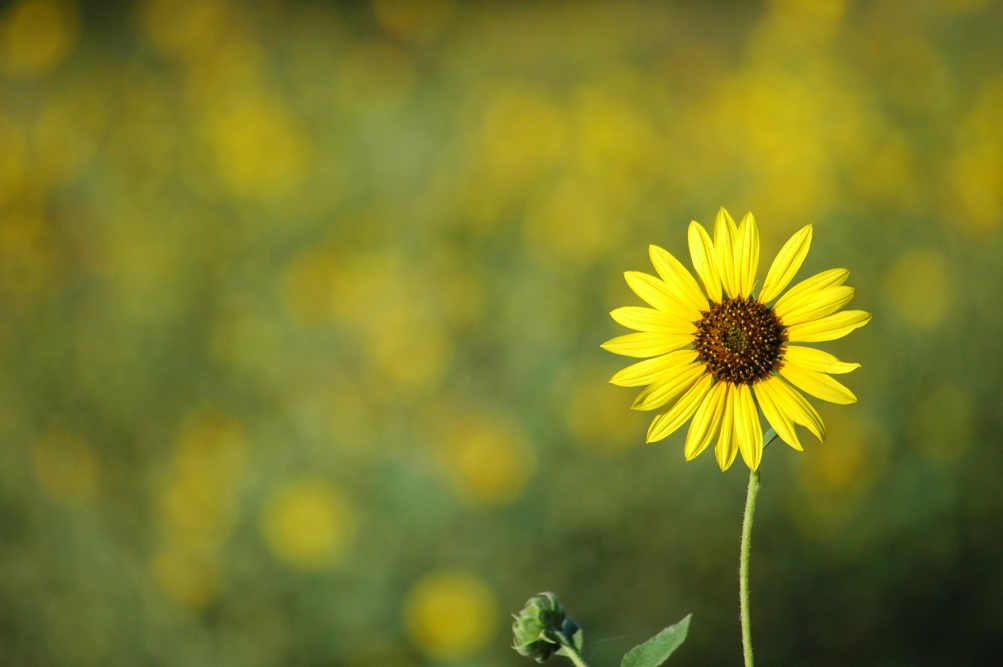
#> input picture images/flower.jpeg, 3008 x 2000 px (shown at 1/3 size)
$ python -i fsprocessor.py   (imports and definitions only)
#> lines starting #> are read from the running program, lines starting #| are printed output that depends on the picture
from __future__ import absolute_import, unicode_literals
import cv2
import numpy as np
from celery import Celery

# [1 line that did not run here, left out]
# [1 line not run here, left out]


class FSProcessor():
    def __init__(self, image, out_file):
        self.color_image = image
        self.out_file = out_file

    # [52 lines left out: function get_blur_map, not called in this run]


# images is a list of cv2 images
def align_images(images):

    # First image in the array used as a template
    im1 =  images[0]

    returnImages = []
    #returnImages.append(im1)

    for img in images:
        im2 =  img

        # Convert images to grayscale
        im1_gray = cv2.cvtColor(im1, cv2.COLOR_BGR2GRAY)
        im2_gray = cv2.cvtColor(im2, cv2.COLOR_BGR2GRAY)

        sz = im1.shape
        warp_mode = cv2.MOTION_TRANSLATION # Can be MOTION.HOMOGRAPHY

        if warp_mode == cv2.MOTION_HOMOGRAPHY :
            warp_matrix = np.eye(3, 3, dtype=np.float32)
        else :
            warp_matrix = np.eye(2, 3, dtype=np.float32)

        number_of_iterations = 5000

        # Specify the threshold of the increment
        termination_eps = 1e-10

        # Termination criteria
        criteria = (cv2.TERM_CRITERIA_EPS | cv2.TERM_CRITERIA_COUNT, number_of_iterations,  termination_eps)

        # Run the ECC algorithm. The results are stored in warp_matrix.
        (cc, warp_matrix) = cv2.findTransformECC (im1_gray,im2_gray,warp_matrix, warp_mode, criteria)

        if warp_mode == cv2.MOTION_HOMOGRAPHY :
        # Use warpPerspective for Homography
            im2_aligned = cv2.warpPerspective (im2, warp_matrix, (sz[1],sz[0]), flags=cv2.INTER_LINEAR + cv2.WARP_INVERSE_MAP)
        else :
        # Use warpAffine for Translation, Euclidean and Affine
            im2_aligned = cv2.warpAffine(im2, warp_matrix, (sz[1],sz[0]), flags=cv2.INTER_LINEAR + cv2.WARP_INVERSE_MAP)
            returnImages.append(im2_aligned)

    return returnImages

# image is a single file
# This will be assigned to a Celery task
# [9 lines that did not run here, left out]


# [10 lines of commented-out code are left out]

>>> import cv2
>>> picture = cv2.imread('../../images/flower.jpeg', cv2.IMREAD_GRAYSCALE)
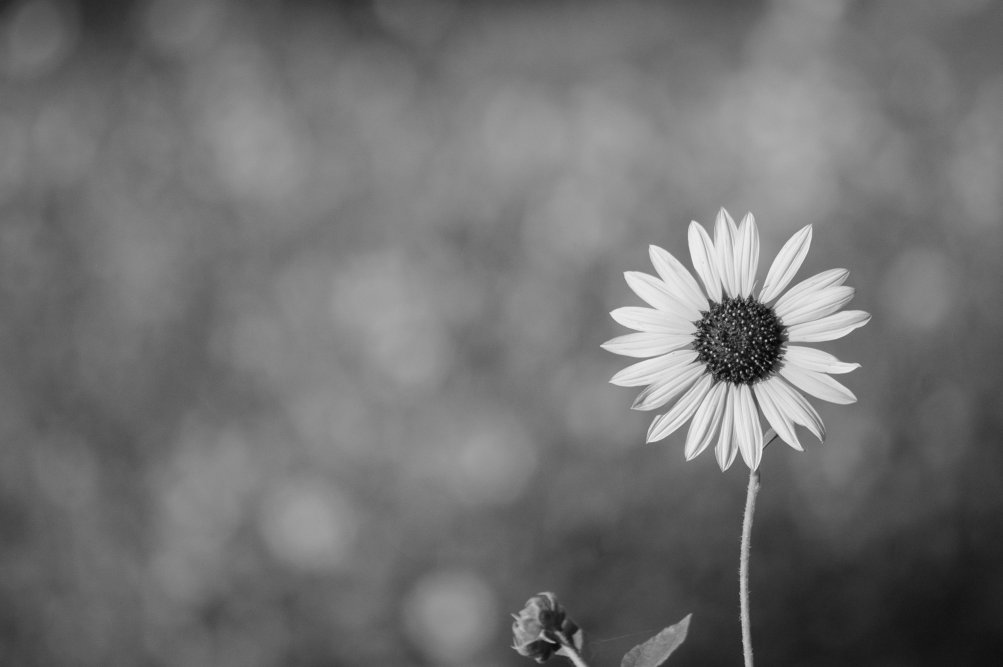
#> picture: shape (2000, 3008) (shown at 1/3 size); min 1, max 243, mean 113.8
>>> result = align_images(picture)
#> in align_images, `im1 =  images[0]`: im1 = 3008 values, max 143 at index 2432, min 36 at index 7, mean 84.12
#> the loop in align_images, `for img in images:` made 1 pass
#> after the loop in align_images, `for img in images:`: returnImages = []
#> (the run stopped early here; a loop or call above may not have finished)
